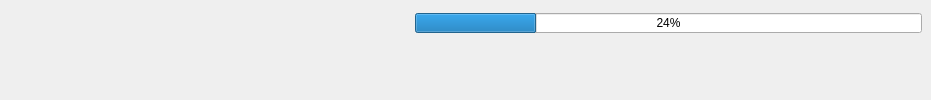
<?xml version="1.0" encoding="UTF-8"?>
<ui version="4.0">
 <class>ActionProgress</class>
 <widget class="QWidget" name="ActionProgress">
  <property name="enabled">
   <bool>true</bool>
  </property>
  <property name="geometry">
   <rect>
    <x>0</x>
    <y>0</y>
    <width>931</width>
    <height>100</height>
   </rect>
  </property>
  <property name="windowTitle">
   <string>Form</string>
  </property>
  <layout class="QVBoxLayout" name="verticalLayout">
   <property name="leftMargin">
    <number>0</number>
   </property>
   <property name="topMargin">
    <number>0</number>
   </property>
   <property name="rightMargin">
    <number>0</number>
   </property>
   <property name="bottomMargin">
    <number>0</number>
   </property>
   <item>
    <widget class="QWidget" name="actionProgressHolder" native="true">
     <property name="maximumSize">
      <size>
       <width>16777215</width>
       <height>50</height>
      </size>
     </property>
     <layout class="QHBoxLayout" name="horizontalLayout">
      <item>
       <widget class="QLabel" name="Description">
        <property name="minimumSize">
         <size>
          <width>400</width>
          <height>0</height>
         </size>
        </property>
        <property name="text">
         <string/>
        </property>
       </widget>
      </item>
      <item>
       <widget class="QProgressBar" name="progressBar">
        <property name="maximumSize">
         <size>
          <width>16777215</width>
          <height>20</height>
         </size>
        </property>
        <property name="value">
         <number>24</number>
        </property>
       </widget>
      </item>
     </layout>
    </widget>
   </item>
   <item>
    <widget class="QWidget" name="repliesHolder" native="true">
     <layout class="QHBoxLayout" name="horizontalLayout_2">
      <property name="leftMargin">
       <number>0</number>
      </property>
      <property name="topMargin">
       <number>0</number>
      </property>
      <property name="rightMargin">
       <number>0</number>
      </property>
      <property name="bottomMargin">
       <number>0</number>
      </property>
      <item>
       <spacer name="horizontalSpacer">
        <property name="orientation">
         <enum>Qt::Horizontal</enum>
        </property>
        <property name="sizeType">
         <enum>QSizePolicy::Maximum</enum>
        </property>
        <property name="sizeHint" stdset="0">
         <size>
          <width>40</width>
          <height>20</height>
         </size>
        </property>
       </spacer>
      </item>
      <item>
       <layout class="QVBoxLayout" name="replies"/>
      </item>
     </layout>
    </widget>
   </item>
  </layout>
 </widget>
 <resources/>
 <connections/>
</ui>
